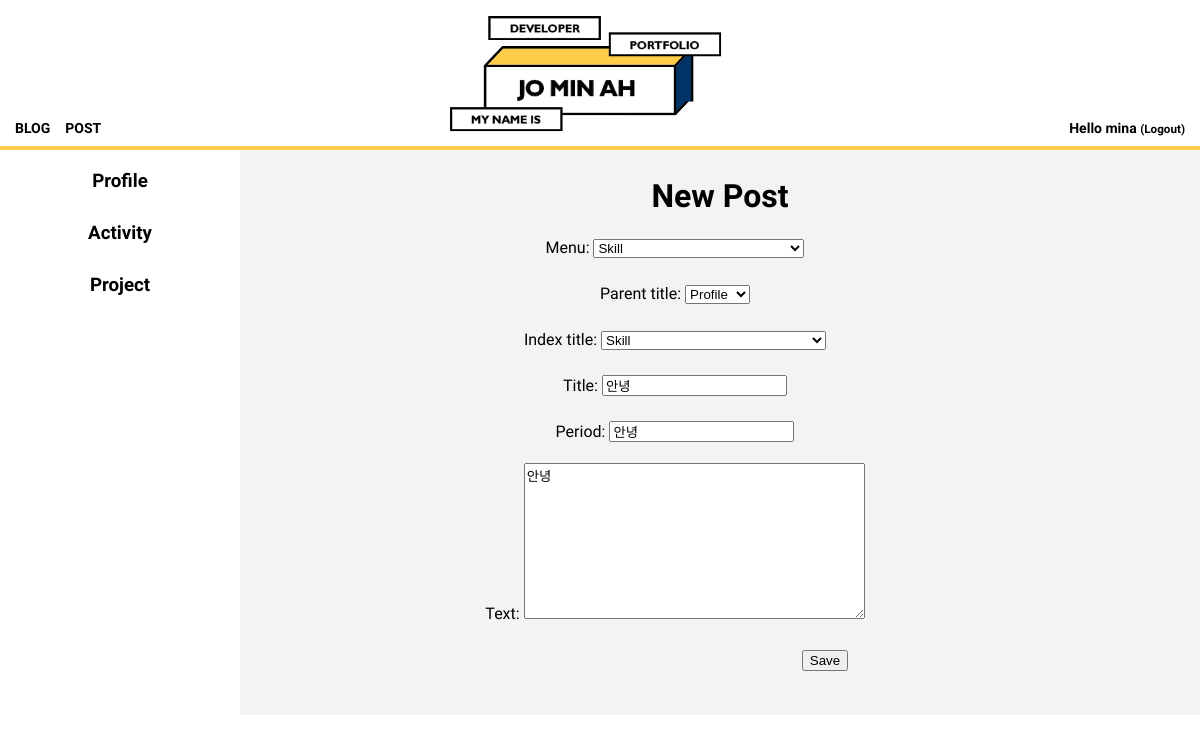
The app's page /post/14/edit/ (signed in) with its own data.
### blog/models.py (models this page shows, shortened)
class Post(models.Model):
    author = models.ForeignKey(settings.AUTH_USER_MODEL, on_delete=models.CASCADE)
    menu=models.ForeignKey('blog.Menu',on_delete=models.CASCADE,related_name='posts')
    parent_title_choices=(('Profile','Profile'),('Activity','Activity'),('Project','Project'))
    parent_title=models.CharField(max_length=30,choices=parent_title_choices,default='Profile')
    index_title_choices=(('Profile',(('Skill','Skill'),)),('Activity',(('UCI Undergraduate Researcher','UCI Undergraduate Researcher'),('Coding HelpDesk','Coding HelpDesk'),('Heronation InternShip','Heronation InternShip'))),('Project',(('Face Recogntion','Face Recognition'),('Mu:Ping App','Mu:Ping App'),('Ang-Bob App','Ang-Bob App'),('Flex-Bison Interpreter','Flex-Bison Interpreter'),('Z-shop App','Z-shop App'),)))
    index_title=models.CharField(max_length=30,choices=index_title_choices,default='Skill')
    title = models.CharField(max_length=200)
    period=models.CharField(max_length=50)
    text = models.TextField()
    created_date = models.DateTimeField(
            default=timezone.now)
    published_date = models.DateTimeField(
            blank=True, null=True)

class Menu(models.Model):
    parent_title_choices=(('Profile','Profile'),('Activity','Activity'),('Project','Project'))
    parent_title=models.CharField(max_length=30,choices=parent_title_choices,default='Profile')
    index_title_choices=(('Profile',(('Skill','Skill'),)),('Activity',(('UCI Undergraduate Researcher','UCI Undergraduate Researcher'),('Coding HelpDesk','Coding HelpDesk'),('Heronation InternShip','Heronation InternShip'))),('Project',(('Face Recogntion','Face Recognition'),('Mu:Ping App','Mu:Ping App'),('Ang-Bob App','Ang-Bob App'),('Flex-Bison Interpreter','Flex-Bison Interpreter'),('Z-shop App','Z-shop App'),)))
    index_title=models.CharField(max_length=30,choices=index_title_choices,default='Skill')
    def __str__(self):
        return self.index_title

### blog/views.py (the view)
# urls.py: path('post/<int:pk>/edit/', views.post_edit, name='post_edit'),
@login_required
def post_edit(request, pk):
    profile=Menu.objects.filter(parent_title__contains="Profile")
    activity=Menu.objects.filter(parent_title__contains="Activity")
    project=Menu.objects.filter(parent_title__contains="Project")
    post = get_object_or_404(Post, pk=pk)
    if request.method == "POST":
        form = PostForm(request.POST, instance=post)
        if form.is_valid():
            post = form.save(commit=False)
            post.author = request.user
            post.published_date = timezone.now()
            post.save()
            return redirect('post_detail', pk=post.pk)
    else:
        form = PostForm(instance=post)
    return render(request, 'blog/post_edit.html', {'form': form,'profile':profile,"activity":activity,"project":project})

### blog/forms.py
class PostForm(forms.ModelForm):
    class Meta:
        model = Post
        fields = ('menu','parent_title','index_title','title','period','text')

### blog/template/blog/post_edit.html
{% extends 'blog/base.html' %}
{% block content %}
<div align=center>
<h1> New Post </h1>
<form style="margin-right:90px" method="POST" class="post-form"> {% csrf_token %}
  {{form.as_p}}
  <button type="submit" class="save btn btn-default" style="margin-left:300px">Save</button>
</form>
  <br>
  </div>
{% endblock %}

### blog/template/blog/base.html (shortened to what this page needs)
{% load static %}
<!doctype html>
<html>
<head>
  <link rel="stylesheet" type="text/css" href="{% static 'css/style.css' %}">
</head>
<body>
  <div class="top" align=center>
    <a href="{% url 'post_list' %}"><img src="{% static 'img/logo.png' %}" style="border-bottom:10px;"></a>
    <a href="{% url 'post_list' %}" class="top-menu">
      <div>BLOG</div></a>
    {% if user.is_authenticated %}
    <a href="{% url 'post_new' %}" class="top-menu">
      <div>POST</div></a>
      {% endif %}
      {% if user.is_authenticated %}
      <div class="right-menu1">Hello {{ user.username }} <small>(<a href="{% url 'logout' %}" class='logout'>Logout</a>)</small></div>
      {% else %}
      <a href="{% url 'login' %}" class="right-menu">
        <div>LOGIN</div>
      </a>
      {% endif %}
  </div>
  <div id="grid">
    <div>
    <ul class="accordion">
      <li class="item">
        <h3 class="accordionTitle"> Profile</h3>
      </li>
      <li class="item">
        <h3 class="accordionTitle"> Activity</h3>
      </li>
      <li class="item">
        <h3 class="accordionTitle"> Project</h3>
      </li>
    </ul>
  </div>
    <div id="article">
      {% block content %}
      {% endblock %}
    </div>
  </div>
</body>
</html>

### blog/static/css/style.css (style rules this page uses)
body { margin: 0 }
a { color: black; text-decoration: none; }
h1 { text-align: center; }
img { width: 300px; height: auto; }
.top { border-bottom: 4px #FFCD4A solid; }
.top-menu { font-family: 'Tomorrow', sans-serif; font-size:14px; margin-top: 120px; margin-left: 15px; float:left; font-weight: bold; }
.right-menu1 { font-family: 'Tomorrow', sans-serif; font-size:14px; margin-top: 120px; margin-right: 15px; font-weight: bold; float:right; }
#grid .accordion { font-family: 'Tomorrow', sans-serif; font-weight: bold; text-align: center; width: 240px; padding-inline-start: 0px; margin: 0; list-style: none; }
#grid ul { font-family: 'Tomorrow', sans-serif; list-style: none; padding-inline-start: 0px; }
.accordionTitle { padding-top: 10px; padding-bottom: 10px; margin-top: 10px; margin-bottom: 10px; }
h3 { margin: 0px; padding-top: 20px; padding-bottom: 10px; }
#grid { display: grid; grid-template-columns: 240px 1fr; background-color: white; }
#article { padding: 10px; font-family: 'Tomorrow', sans-serif; background-color: #f3f3f3; line-height: 30px; }

### records on screen
Post: menu "Skill", parent_title "Profile", title "안녕", period "안녕", text "안녕"
Menu: index_title "Skill"

### other values on screen
{{ user.username }} "mina"
